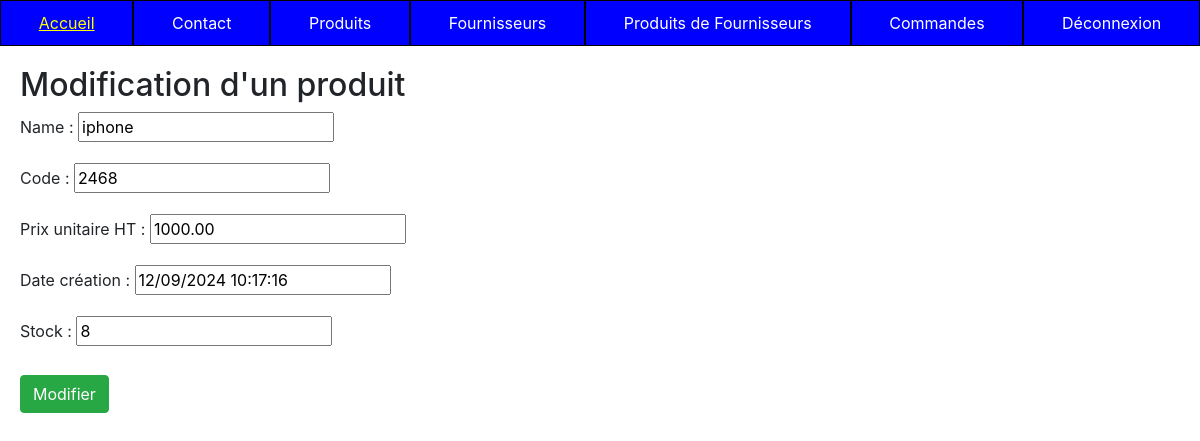
/appTp1/product/2/update/ (signed in), run on the app's committed database.
### appTp1/models.py (models this page shows, shortened)
class Product(models.Model):
    class Meta:
        verbose_name = "Produit"
    name          = models.CharField(max_length=100)
    code          = models.CharField(max_length=10, null=True, blank=True, unique=True)
    price_ht      = models.DecimalField(max_digits=8, decimal_places=2,  null=True, blank=True, verbose_name="Prix unitaire HT")
    price_ttc     = models.DecimalField(max_digits=8, decimal_places=2,  null=True, blank=True, verbose_name="Prix unitaire TTC")
    status        = models.SmallIntegerField(choices=PRODUCT_STATUS, default=0)
    date_creation = models.DateTimeField(blank=True, verbose_name="Date création", default=timezone.now)
    stock         = models.IntegerField(default=0)

### appTp1/views.py (the view, shortened to what this page needs)
# urls.py: path('product/<pk>/update/', views.ProductUpdateView.as_view(), name='product-update'),
@method_decorator(user_passes_test(admin_required), name='dispatch')
class ProductUpdateView(UpdateView):
    model = Product
    form_class = ProductForm
    template_name = "appTp1/update_product.html"

### appTp1/forms.py
class ProductForm(forms.ModelForm):
    class Meta:
        model = Product
        exclude = ('price_ttc', 'status')

### appTp1/views.py (called while the page is built)
def admin_required(user):
    return user.is_authenticated and user.is_staff

### appTp1/templates/appTp1/update_product.html (shortened to what this page needs)
{% extends 'appTp1/base.html' %}
{% block content %}
    <h2>Modification d'un produit</h2>
    <form action="" method="post">
        {{ form.as_p }}
        <button type="submit" class="btn btn-success mt-2">Modifier</button>
    </form>
{% endblock %}

### data on the page
Product: name "iphone", code "2468", price_ht "1000.00", date_creation "12/09/2024 10:17:16", stock "8"
